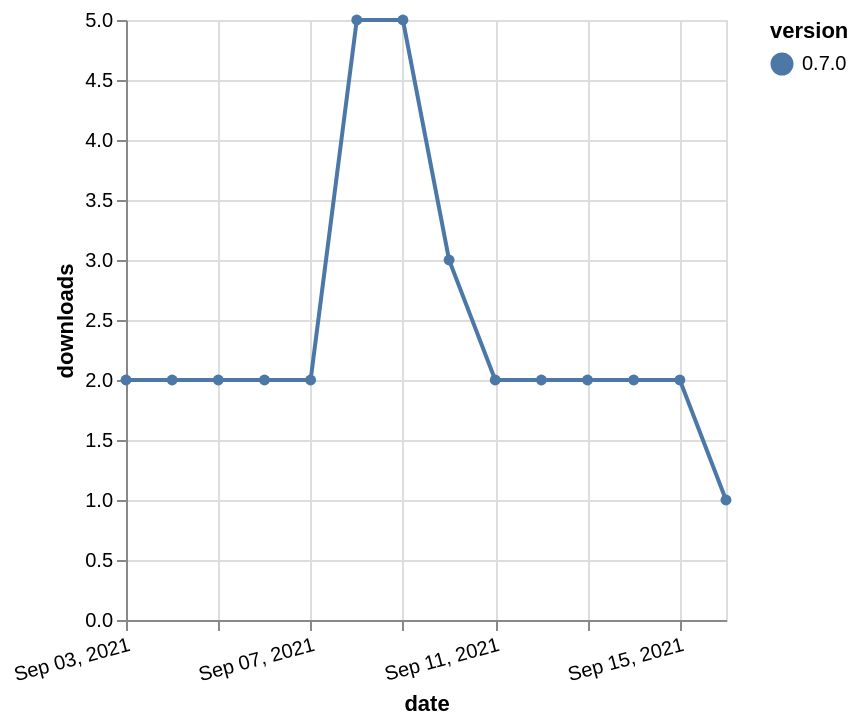

The specification (Vega-Lite) saved for this image:
### Vega-Lite specification from a JSON file in a GitHub repository (floating-point values rounded to 4 significant figures)
{"$schema": "https://vega.github.io/schema/vega-lite/v5.json", "description": "A simple bar chart with embedded data.", "data": {"values": [{"date": "2021-09-03", "total": 2841, "delta": 2, "version": "0.7.0"}, {"date": "2021-09-04", "total": 2843, "delta": 2, "version": "0.7.0"}, {"date": "2021-09-05", "total": 2845, "delta": 2, "version": "0.7.0"}, {"date": "2021-09-06", "total": 2847, "delta": 2, "version": "0.7.0"}, {"date": "2021-09-07", "total": 2849, "delta": 2, "version": "0.7.0"}, {"date": "2021-09-08", "total": 2854, "delta": 5, "version": "0.7.0"}, {"date": "2021-09-09", "total": 2859, "delta": 5, "version": "0.7.0"}, {"date": "2021-09-10", "total": 2862, "delta": 3, "version": "0.7.0"}, {"date": "2021-09-11", "total": 2864, "delta": 2, "version": "0.7.0"}, {"date": "2021-09-12", "total": 2866, "delta": 2, "version": "0.7.0"}, {"date": "2021-09-13", "total": 2868, "delta": 2, "version": "0.7.0"}, {"date": "2021-09-14", "total": 2870, "delta": 2, "version": "0.7.0"}, {"date": "2021-09-15", "total": 2872, "delta": 2, "version": "0.7.0"}, {"date": "2021-09-16", "total": 2873, "delta": 1, "version": "0.7.0"}]}, "width": "container", "mark": {"type": "line", "point": {"filled": true}}, "encoding": {"x": {"field": "date", "type": "temporal", "timeUnit": "yearmonthdate", "title": "date", "axis": {"labelAngle": -15}}, "y": {"field": "delta", "type": "quantitative", "title": "downloads"}, "color": {"field": "version", "type": "nominal"}, "tooltip": {"field": "delta"}}}
